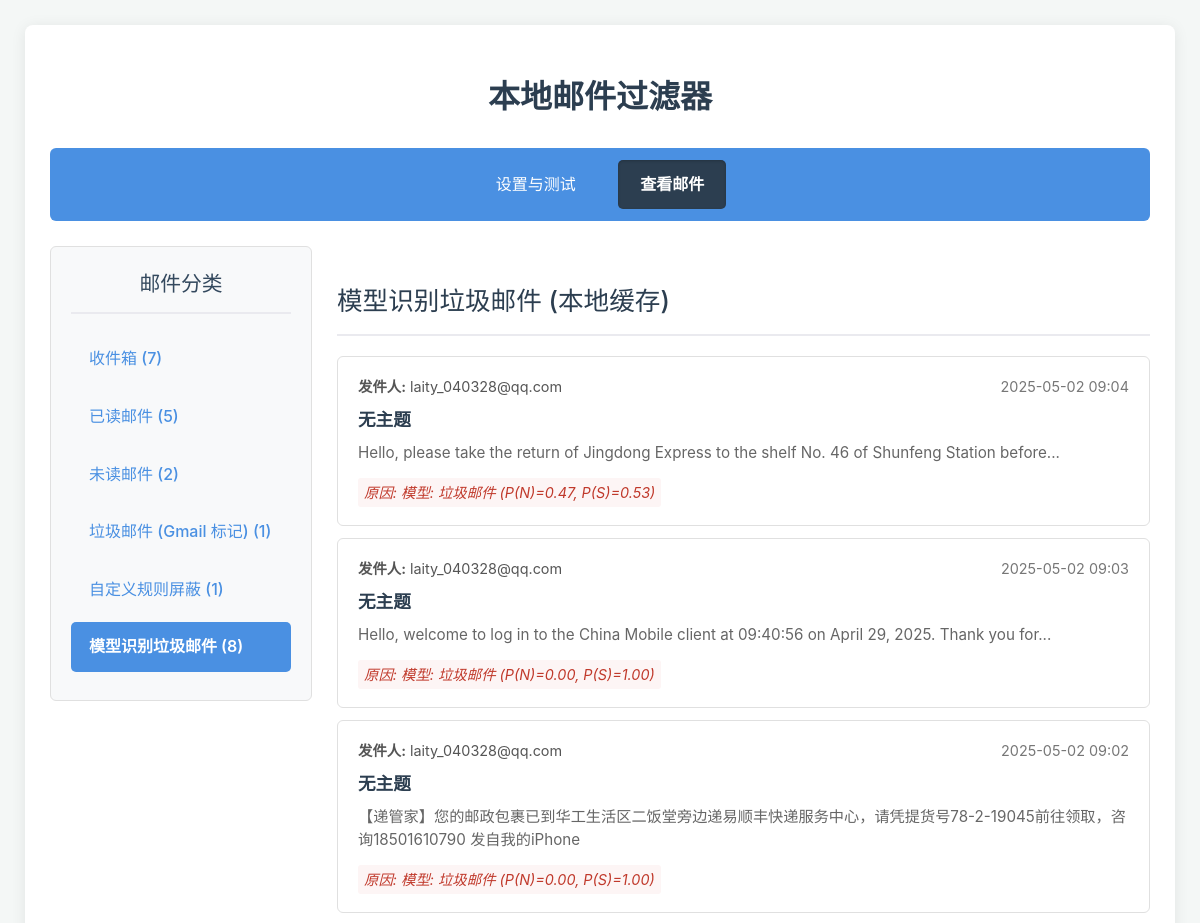
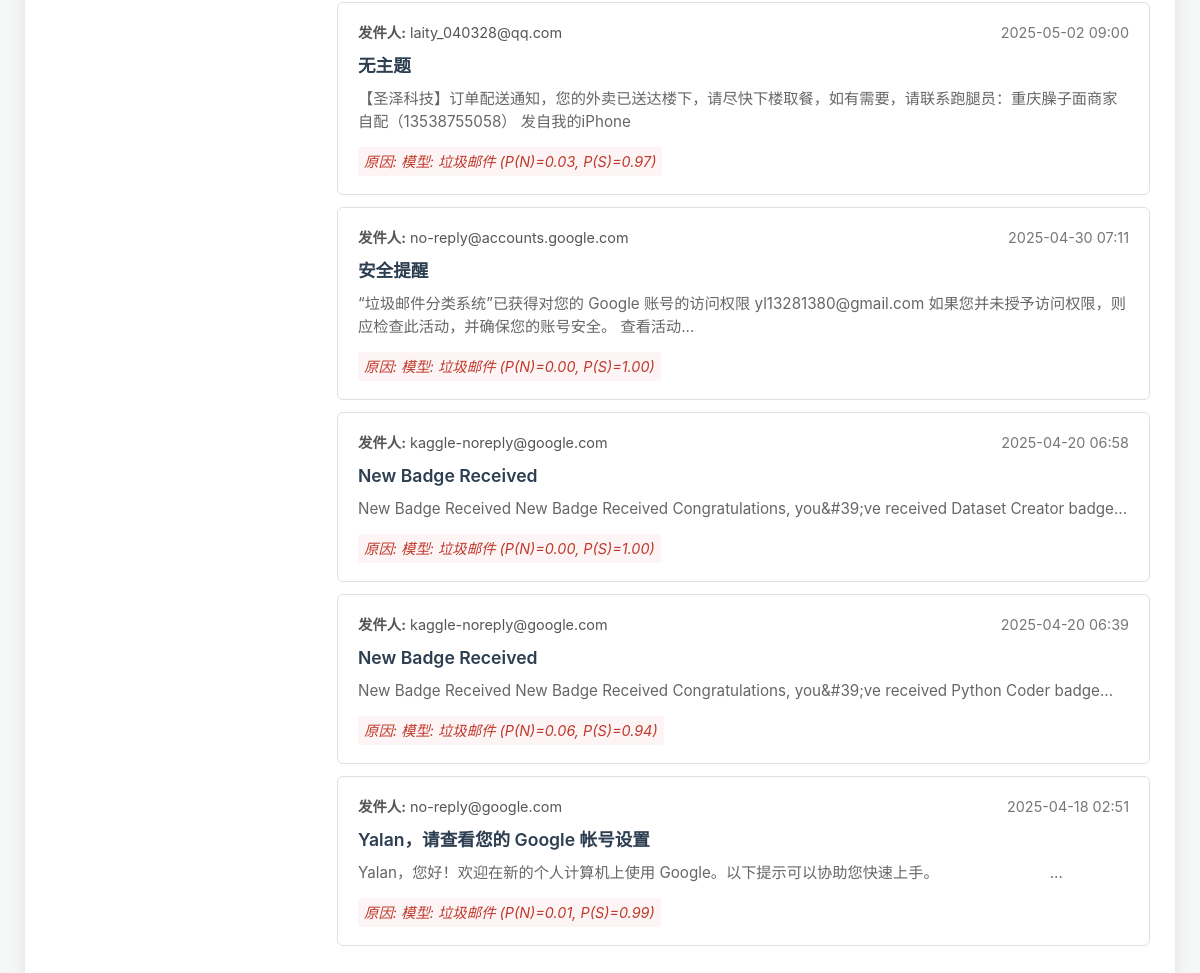
Page /emails/model_spam on the committed database (2 pictures, top to bottom).
### tables this page shows
CREATE TABLE emails (
                message_id TEXT PRIMARY KEY NOT NULL, -- Gmail 邮件 ID, 非空主键
                thread_id TEXT,                     -- Gmail 线索 ID
                subject TEXT,
                sender TEXT,                        -- 发件人 (From)
                recipient TEXT,                     -- 收件人 (To)
                date_received INTEGER NOT NULL,     -- 接收日期 (Unix 时间戳), 非空
                snippet TEXT,
                body TEXT,                          -- 邮件正文 (HTML 或纯文本)
            
                  body_cleaned TEXT,                  -- 清洗后的纯文本正文 (用于模型)
                labels TEXT,                        -- Gmail 标签 (逗号分隔)
                is_unread INTEGER DEFAULT 1 CHECK(is_unread IN (0, 1)), -- 0 或 1
                custom_rule_result TEXT,            -- 自定义规则结果 ('Filtered', 'Allowed', NULL)
                custom_rule_reason TEXT,            -- 自定义规则原因
                model_prediction TEXT,              -- 模型预测结果 ('垃圾邮件', '正常邮件', NULL)
                model_prob_spam REAL,               -- 模型预测垃圾概率
                model_prob_normal REAL,             -- 模型预测正常概率
                local_category TEXT,                -- 应用内部最终分类 (便于查询)
                last_synced INTEGER NOT NULL        -- 本地最后更新时间戳, 非空
            );

### app.py (the view)
@app.route('/emails', defaults={'category': 'inbox'})
@app.route('/emails/<category>')
def emails_page(category):
    print(f"[{time.strftime('%H:%M:%S')}] 请求邮件列表，分类: '{category}' (从数据库)")
    emails = []
    error_message = None
    category_counts = {} # 初始化为空字典
    page_title_map = {
        'inbox': "收件箱 (所有非过滤邮件)",
        'read': "已读邮件 (本地缓存)",
        'unread': "未读邮件 (本地缓存)",
        'spam': "垃圾邮件 (Gmail 标记, 本地缓存)",
        'custom': "自定义规则屏蔽 (本地缓存)",
        'model_spam': "模型识别垃圾邮件 (本地缓存)"
    }
    page_title = page_title_map.get(category, "邮件列表 (本地缓存)")
    try:
        start_query = time.time()
        emails = database.get_emails_by_category(category, limit=MAX_EMAILS_PER_PAGE)
        end_query = time.time()
        print(f"[{time.strftime('%H:%M:%S')}] 数据库查询邮件列表耗时: {end_query - start_query:.4f} 秒，获取 {len(emails)} 封邮件。")
        start_count_query = time.time()
        category_counts = database.get_category_counts() # 调用新函数
        end_count_query = time.time()
        print(f"[{time.strftime('%H:%M:%S')}] 数据库查询分类计数耗时: {end_count_query - start_count_query:.4f} 秒。")
        print(f"[Debug] Category Counts: {category_counts}") # 打印计数结果用于调试
        last_sync = database.get_last_sync_timestamp()
    except Exception as e:
        error_message = f"查询本地数据库时出错: {e}"
        print(f"[{time.strftime('%H:%M:%S')}] 查询本地数据库时出错: {e}")
        import traceback
        traceback.print_exc()
        if not category_counts:
             category_counts = {cat: 0 for cat in page_title_map.keys()}
    return render_template('page2_emails.html',
                           emails=emails,
                           current_category=category,
                           page_title=page_title,
                           error_message=error_message,
                           category_counts=category_counts) # 将计数传递给模板

### database.py (called while the page is built)
def get_db_connection():
    try:
        conn = sqlite3.connect(DATABASE_FILE, check_same_thread=False, timeout=10)
        conn.row_factory = sqlite3.Row # 让查询结果可以通过列名访问
        conn.execute("PRAGMA journal_mode=WAL;")
        return conn
    except sqlite3.Error as e:
        print(f"[DB Error] 无法连接到数据库 '{DATABASE_FILE}': {e}")
        return None

def get_last_sync_timestamp():
    conn = get_db_connection()
    if not conn: return 0
    last_sync = 0 # 默认为 0 (纪元初)
    try:
        cursor = conn.cursor()
        cursor.execute("SELECT MAX(last_synced) FROM emails")
        result = cursor.fetchone()
        if result and result[0] is not None:
            last_sync = result[0]
    except sqlite3.Error as e:
        print(f"[DB Error] 获取最后同步时间戳时出错: {e}")
    finally:
        if conn:
            conn.close()
    return int(last_sync)

### templates/page2_emails.html (shortened to what this page needs)
<!DOCTYPE html>
<html lang="zh-CN">
<head>
     <link rel="stylesheet" href="{{ url_for('static', filename='style.css') }}">
</head>
<body>
    <div class="container">
        <h1>本地邮件过滤器</h1>
        <nav class="navbar">
            <a href="{{ url_for('settings_page') }}">设置与测试</a>
            <a href="{{ url_for('emails_page') }}" class="nav-active">查看邮件</a>
        </nav>
         <div class="email-container">
            <aside class="email-sidebar">
                <h2>邮件分类</h2>
                <ul>
                    <li><a href="{{ url_for('emails_page', category='inbox') }}" class="{{ 'active' if current_category == 'inbox' }}">收件箱 ({{ category_counts.get('inbox', 0) }})</a></li>
                    <li><a href="{{ url_for('emails_page', category='read') }}" class="{{ 'active' if current_category == 'read' }}">已读邮件 ({{ category_counts.get('read', 0) }})</a></li>
                    <li><a href="{{ url_for('emails_page', category='unread') }}" class="{{ 'active' if current_category == 'unread' }}">未读邮件 ({{ category_counts.get('unread', 0) }})</a></li>
                    <li><a href="{{ url_for('emails_page', category='spam') }}" class="{{ 'active' if current_category == 'spam' }}">垃圾邮件 (Gmail 标记) ({{ category_counts.get('spam', 0) }})</a></li>
                    <li><a href="{{ url_for('emails_page', category='custom') }}" class="{{ 'active' if current_category == 'custom' }}">自定义规则屏蔽 ({{ category_counts.get('custom', 0) }})</a></li>
                    <li><a href="{{ url_for('emails_page', category='model_spam') }}" class="{{ 'active' if current_category == 'model_spam' }}">模型识别垃圾邮件 ({{ category_counts.get('model_spam', 0) }})</a></li>
                </ul>
            </aside>
            <main class="email-list-area">
                <h2>{{ page_title }}</h2>
                {% if emails %}
                    <ul class="email-list">
                        {% for email in emails %}
                        <li class="email-item">
                            <a href="{{ url_for('view_email', message_id=email.message_id) }}" target="_blank">
                                <div class="email-header">
                                     <span><strong>发件人:</strong> {{ email.sender | default('(无发件人)') | truncate(50) }}</span>
                                     <span class="email-date">{{ email.date }}</span>
                                </div>
                                <div class="email-subject">{{ email.subject | default('无主题', true) }}</div>
                                <div class="email-snippet">{{ email.snippet | truncate(100) }}</div>
                                {% if email.reason %}
                                <div class="email-reason"><em>原因: {{ email.reason }}</em></div>
                                {% endif %}
                            </a>
                        </li>
                        {% endfor %}
                    </ul>
                {% elif not error_message %}
                    <p>此分类下没有邮件。</p>
                {% endif %}
            </main>
        </div>
    </div>
</body>
</html>

### static/style.css (style rules this page uses)
body { font-family: -apple-system, BlinkMacSystemFont, "Segoe UI", Roboto, "Helvetica Neue", Arial, sans-serif; margin: 0; background-color: #f4f7f6; color: #333; line-height: 1.6; }
.container { max-width: 1100px; margin: 25px auto; padding: 25px; background-color: #fff; box-shadow: 0 2px 15px rgba(0,0,0,0.08); border-radius: 8px; }
h1, h2, h3, h4 { color: #2c3e50; }
h1 { text-align: center; margin-bottom: 25px; font-weight: 600; }
h2 { border-bottom: 2px solid #eaeaef; padding-bottom: 12px; margin-top: 35px; margin-bottom: 20px; font-size: 1.6em; font-weight: 500; }
.navbar { background-color: #4a90e2; padding: 12px 0; margin-bottom: 25px; text-align: center; border-radius: 6px; }
.navbar a { color: white; text-decoration: none; padding: 12px 22px; margin: 0 8px; border-radius: 5px; transition: background-color 0.25s ease, transform 0.1s ease; display: inline-block; }
.navbar a.nav-active { background-color: #2c3e50; font-weight: 600; box-shadow: inset 0 1px 3px rgba(0,0,0,0.2); }
.email-container { display: flex; gap: 25px; }
.email-sidebar { flex: 0 0 220px; background-color: #f8f9fa; padding: 20px; border-radius: 6px; border: 1px solid #e0e0e0; height: fit-content; }
.email-sidebar h2 { margin-top: 0; margin-bottom: 20px; font-size: 1.3em; text-align: center; color: #34495e; }
.email-sidebar ul { list-style: none; padding: 0; margin: 0; }
.email-sidebar li a { display: block; padding: 12px 18px; text-decoration: none; color: #4a90e2; border-radius: 5px; margin-bottom: 8px; transition: background-color 0.2s ease, color 0.2s ease; font-weight: 500; }
.email-sidebar li a.active { background-color: #4a90e2; color: white; font-weight: 600; }
.email-list-area { flex: 1; }
.email-list { list-style: none; padding: 0; margin: 0; }
.email-item { border: 1px solid #e0e0e0; margin-bottom: 12px; border-radius: 6px; background-color: #fff; transition: box-shadow 0.2s ease, border-color 0.2s ease; overflow: hidden; }
.email-item a { display: block; padding: 18px 20px; text-decoration: none; color: inherit; }
.email-header { display: flex; justify-content: space-between; align-items: center; margin-bottom: 8px; font-size: 0.9em; color: #555; }
.email-date { font-style: normal; color: #777; }
.email-subject { font-weight: 600; margin-bottom: 8px; font-size: 1.1em; color: #2c3e50; white-space: nowrap; overflow: hidden; text-overflow: ellipsis; }
.email-snippet { color: #666; font-size: 0.95em; line-height: 1.5; margin-bottom: 5px; }
.email-reason { margin-top: 8px; font-size: 0.9em; color: #c0392b; background-color: #fdf5f5; padding: 3px 6px; border-radius: 3px; display: inline-block; }

### rows in the picture
emails: sender "laity_040328@qq.com", date "2025-05-02 09:04", subject "无主题", snippet "Hello, please take the return of Jingdong Express to the shelf No. 46 of Shunfeng Station before...", reason "模型: 垃圾邮件 (P(N)=0.47, P(S)=0.53)"
emails: sender "laity_040328@qq.com", date "2025-05-02 09:03", subject "无主题", snippet "Hello, welcome to log in to the China Mobile client at 09:40:56 on April 29, 2025. Thank you for...", reason "模型: 垃圾邮件 (P(N)=0.00, P(S)=1.00)"
emails: sender "laity_040328@qq.com", date "2025-05-02 09:02", subject "无主题", snippet "【递管家】您的邮政包裹已到华工生活区二饭堂旁边递易顺丰快递服务中心，请凭提货号78-2-19045前往领取，咨询18501610790 发自我的iPhone", reason "模型: 垃圾邮件 (P(N)=0.00, P(S)=1.00)"
emails: sender "laity_040328@qq.com", date "2025-05-02 09:00", subject "无主题", snippet "【圣泽科技】订单配送通知，您的外卖已送达楼下，请尽快下楼取餐，如有需要，请联系跑腿员：重庆臊子面商家自配（13538755058） 发自我的iPhone", reason "模型: 垃圾邮件 (P(N)=0.03, P(S)=0.97)"
emails: sender "no-reply@accounts.google.com", date "2025-04-30 07:11", subject "安全提醒", snippet "“垃圾邮件分类系统”已获得对您的 Google 账号的访问权限 yl13281380@gmail.com 如果您并未授予访问权限，则应检查此活动，并确保您的账号安全。 查看活动...", reason "模型: 垃圾邮件 (P(N)=0.00, P(S)=1.00)"
emails: sender "kaggle-noreply@google.com", date "2025-04-20 06:58", subject "New Badge Received", snippet "New Badge Received New Badge Received Congratulations, you&#39;ve received Dataset Creator badge...", reason "模型: 垃圾邮件 (P(N)=0.00, P(S)=1.00)"
emails: sender "kaggle-noreply@google.com", date "2025-04-20 06:39", subject "New Badge Received", snippet "New Badge Received New Badge Received Congratulations, you&#39;ve received Python Coder badge...", reason "模型: 垃圾邮件 (P(N)=0.06, P(S)=0.94)"
emails: sender "no-reply@google.com", date "2025-04-18 02:51", subject "Yalan，请查看您的 Google 帐号设置", snippet "Yalan，您好！欢迎在新的个人计算机上使用 Google。以下提示可以协助您快速上手。 ‌ ‌ ‌ ‌ ‌ ‌ ‌ ‌ ‌ ‌ ‌ ‌ ‌ ‌ ‌ ‌ ‌ ‌ ‌ ‌ ‌ ‌ ‌ ‌ ‌ ‌...", reason "模型: 垃圾邮件 (P(N)=0.01, P(S)=0.99)"

### other values in the picture
{{ category_counts.get('inbox', 0) }} "7"
{{ category_counts.get('read', 0) }} "5"
{{ category_counts.get('unread', 0) }} "2"
{{ category_counts.get('spam', 0) }} "1"
{{ category_counts.get('custom', 0) }} "1"
{{ category_counts.get('model_spam', 0) }} "8"
{{ page_title }} "模型识别垃圾邮件 (本地缓存)"
